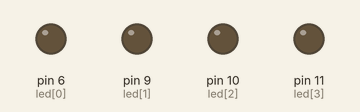
Simulated run of this sketch. Board: Arduino Uno, built with avr-gcc and run on an emulated ATmega328P. Shown: output pins drawn as LEDs (lit = HIGH).

Above: at 0.15 s.
At 4.96 s:
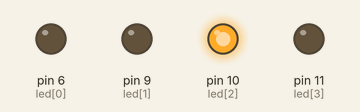
At 11.57 s:
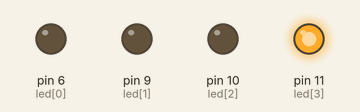
At 17.89 s:
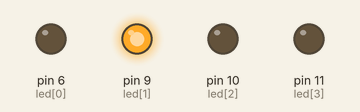
At 39.84 s:
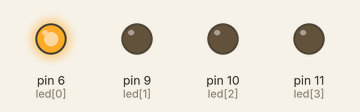
Timing chart, 0 to 40.0 s (numbered marks = the images above):
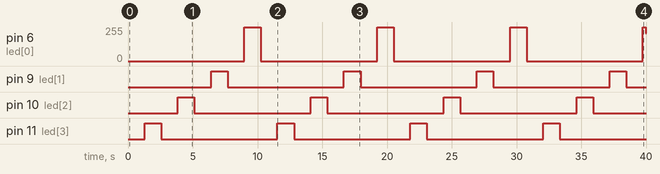

The sketch:

P54-1_4_LED_D-L_cycle_L_shift.ino
```cpp
/*
*P54-1
*設計 Arduino 程式,控制四個 LED 亮度變化並依序左移。每一個 LED 亮度由暗逐漸
變亮,再由亮逐漸變暗。
*/


const uint8_t  led[4] = {6,9,10,11};
//                                                        最左      最右

void setup()
{

}

void loop()
{
	for(int i=3;i>=0;i--) //向左移
	{
		for(int j=0;j<=255;j++) //漸亮
		{
			analogWrite(led[i], j);
			delay(5); //ms
		}
		for(int j=255;j>=0;j--) //漸暗
		{
			analogWrite(led[i], j);
			delay(5); //ms
		}
	}
}
```

Measured:
- by itself, pin 6 (led[0]): 0/255 → 255/255 at 9.0 s, → 0/255 1.3 s later, → 255/255 9.0 s later, → 0/255 1.3 s later, … (8 changes in this stretch)
- by itself, pin 9 (led[1]), pin 10 (led[2]), pin 11 (led[3]): alternates HIGH for 1.3 s and LOW for 9.0 s
